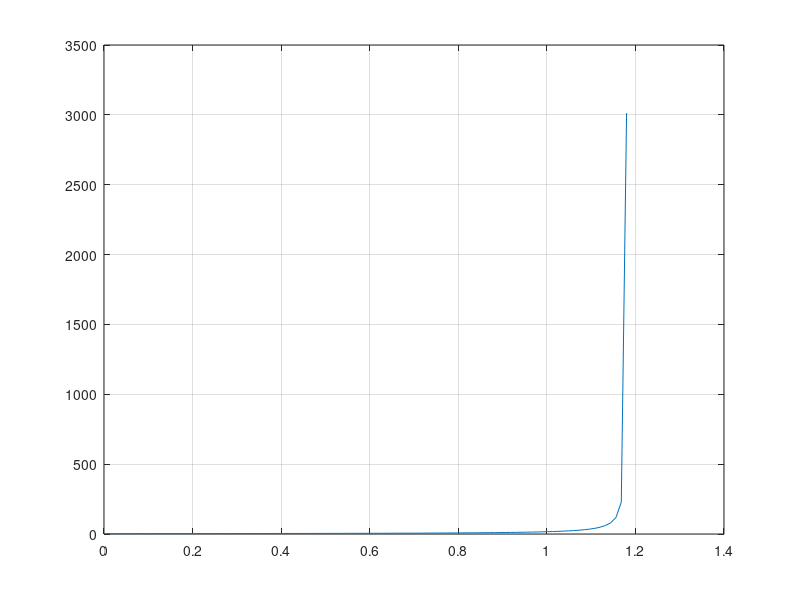

Write the MATLAB code that produced this figure.
close all;
clear;
figure

p = 0.1;

lamda = linspace(0, 1.18);

t = 5 * (1-p)^5 ./ (2 * (1-p)^5 - lamda);
plot(lamda, t);

grid